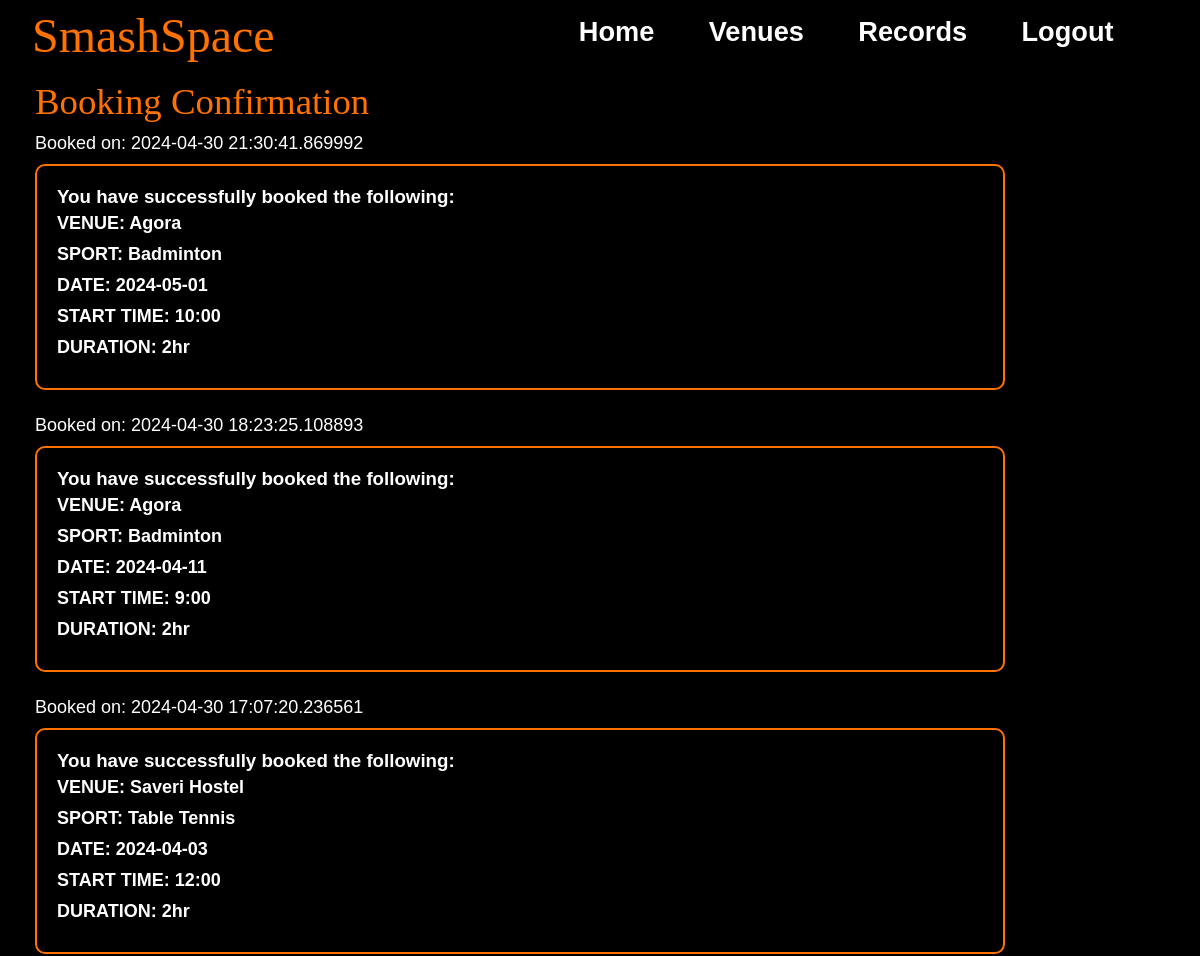
The page /records (signed in, upper part) on the database as committed earlier.
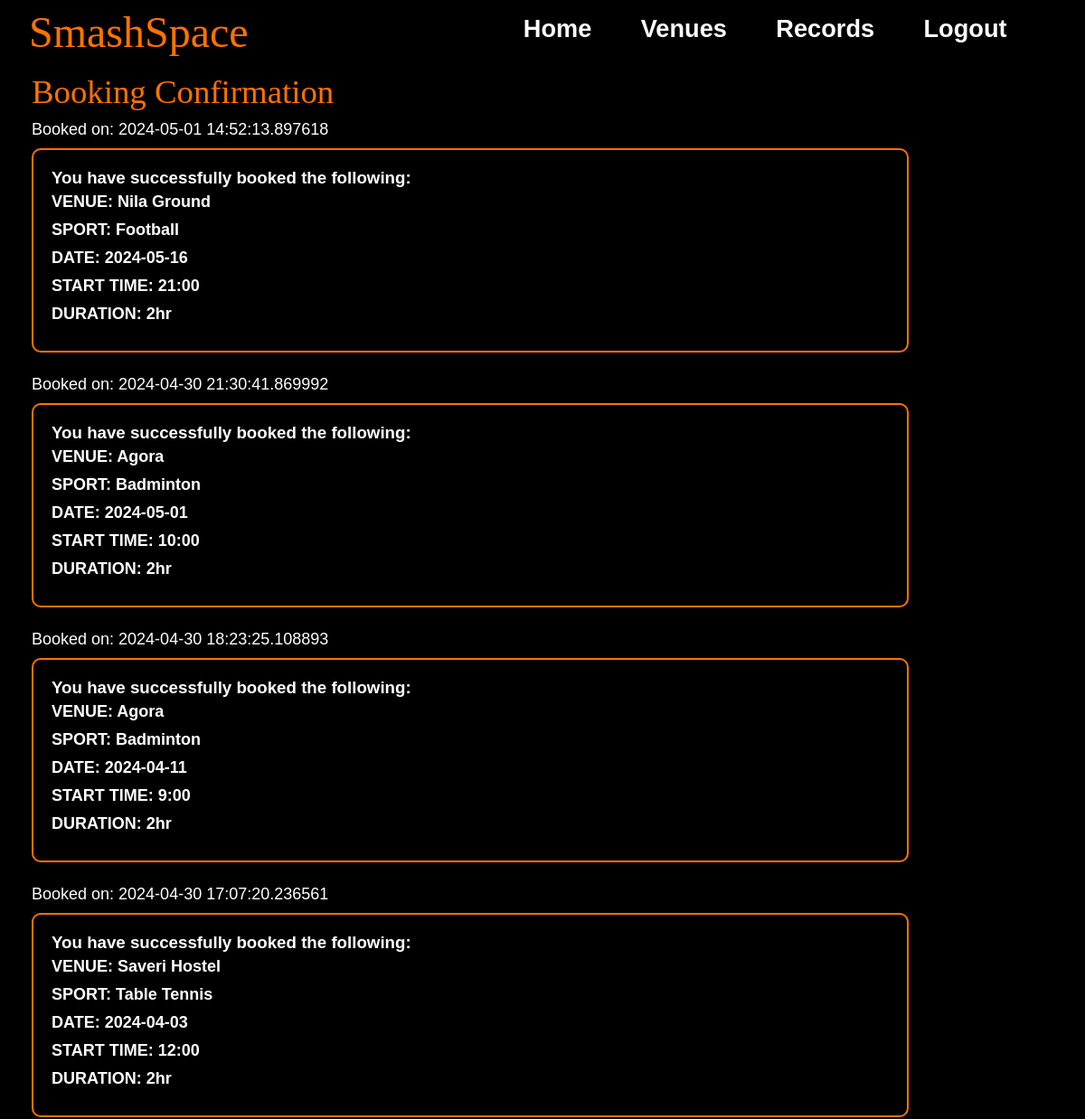
The same page on the database as committed later.
### models.py (models this page shows, shortened)
class BookingLog(db.Model):
    BookingID = db.Column(db.Integer, primary_key=True, autoincrement=True)
    UserID = db.Column(db.Integer, db.ForeignKey('user.UserID'), nullable=False)
    VenueID = db.Column(db.Integer, db.ForeignKey('venue.VenueID'), nullable=False)
    SportID = db.Column(db.Integer, db.ForeignKey('sport.SportID'), nullable=False)
    Slot = db.Column(db.String(10),nullable=False)
    Duration = db.Column(db.String(5),nullable=False)
    Date = db.Column(db.String(20), nullable=False)
    BookingTime = db.Column(db.DateTime, nullable=False, default=lambda: datetime.now(timezone("Asia/Kolkata")))
    User = db.relationship('User', backref='bookings', lazy=True)
    Venue = db.relationship('Venue', backref='bookings', lazy=True)
    Sport = db.relationship('Sport', backref='bookings', lazy=True)
    __table_args__ = (
        UniqueConstraint("UserID",'VenueID', 'SportID', 'Slot', 'Duration', 'Date'),
    )

class Venue(db.Model):
    VenueID = db.Column(db.Integer, primary_key=True, autoincrement = True)
    VenueName = db.Column(db.String(100), nullable=False)
    VenueAddress = db.Column(db.String(500), nullable=False)
    VenueImageURL = db.Column(db.String(200))
    FirstSlot = db.Column(db.Time, nullable = False)
    LastSlot = db.Column(db.Time, nullable = False)
    Sports = db.relationship('Sport', secondary='venue_sport', backref= db.backref('venues', lazy='dynamic'))
    VenueBlog = db.Column(db.String(2000))

class Sport(db.Model):
    SportID = db.Column(db.Integer, primary_key=True, autoincrement=True)
    SportName = db.Column(db.String(100), nullable=False, unique=True)
    SportImageURL= db.Column(db.String(200))

### app.py (the view)
@app.route("/records")
def record():
    logs = BookingLog.query.filter_by(UserID=current_user.get_id()).order_by(desc(BookingLog.BookingTime)).all()
    venues = []
    sports = []
    dates = []
    starts = []
    durations = []
    BookingTimes= []
    for log in logs:
        venue = Venue.query.get(log.VenueID)
        sport = Sport.query.get(log.SportID)
        venues.append(venue)
        sports.append(sport)
        dates.append(log.Date)
        starts.append(log.Slot)
        durations.append(log.Duration)
        BookingTimes.append(log.BookingTime)
    return render_template("Records.html", logs=logs, venues=venues, sports=sports, dates=dates, starts=starts, durations=durations, BookingTimes=BookingTimes)

### app.py (called while the page is built)
@login_manager.user_loader
def load_user(user_id):
    return User.query.get(int(user_id))

### models.py (called while the page is built)
    def get_id(self):
        return str(self.UserID)

### templates/Records.html (shortened to what this page needs)
{% extends 'Base.html' %}
{% block css %}
<link rel="stylesheet" href="/static/css/records.css">
{%endblock%}
{% block content %}
    <p style="color: #ff7200;font-family: fantasy;font-size: 2.3em;margin-bottom: 10px;" >Booking Confirmation</p>
    <ul  id = "UL">
        {% for log in logs %}
            <li id = "time">Booked on: {{ BookingTimes[loop.index0] }}</li>
            <div class = "box">
                    <h3 id = "yhs">You have successfully booked the following:</h3>
              <div id = "data">
                <li>VENUE: {{ venues[loop.index0].VenueName }}</li>
                <li>SPORT: {{ sports[loop.index0].SportName }}</li>
                <li>DATE: {{ dates[loop.index0] }}</li>
                <li>START TIME: {{ starts[loop.index0] }}</li>
                <li>DURATION: {{ durations[loop.index0] }}</li>
              </div>
            </div>
            <br>
        {% endfor %}
    </ul>
{%endblock%}

Rows that differ between the two databases and show on the page:
added BookingLog: BookingTime "2024-05-01 14:52:13.897618", Date "2024-05-16", Slot "21:00", Duration "2hr"
now on this page (row edited): Venue: VenueName "Nila Ground"
now on this page (row unchanged): Sport: SportName "Football"
